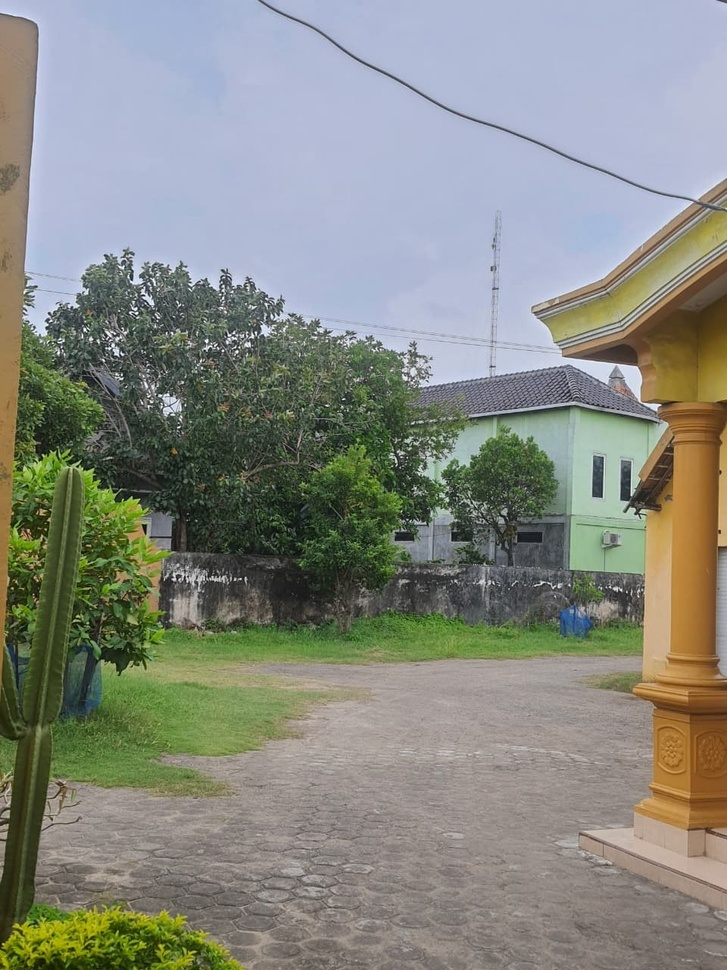
#> input picture dataset/original.jpg, 727 x 970 px, shrunk from 960 x 1280 before the run
$ python matching.py
#> lines starting #> are read from the running program, lines starting #| are printed output that depends on the picture
import cv2
import matplotlib.pyplot as plt

img1_color = cv2.imread("dataset/original.jpg")
#> img1_color is the input picture: shape (970, 727, 3); mean B, G, R 129, 137.4, 134.7
img2_color = cv2.imread("dataset/dark.jpg")
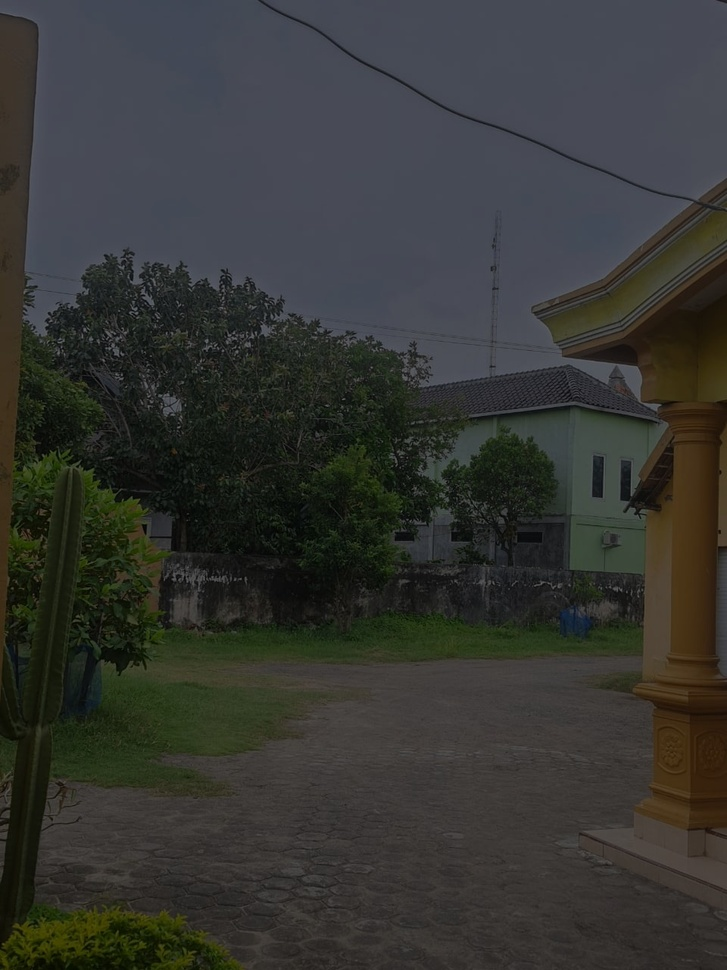
#> input picture dataset/dark.jpg, 727 x 970 px, shrunk from 960 x 1280 before the run
#> img2_color is the input picture: shape (970, 727, 3); mean B, G, R 51.1, 54.5, 53.5

img1 = cv2.cvtColor(img1_color, cv2.COLOR_BGR2GRAY)
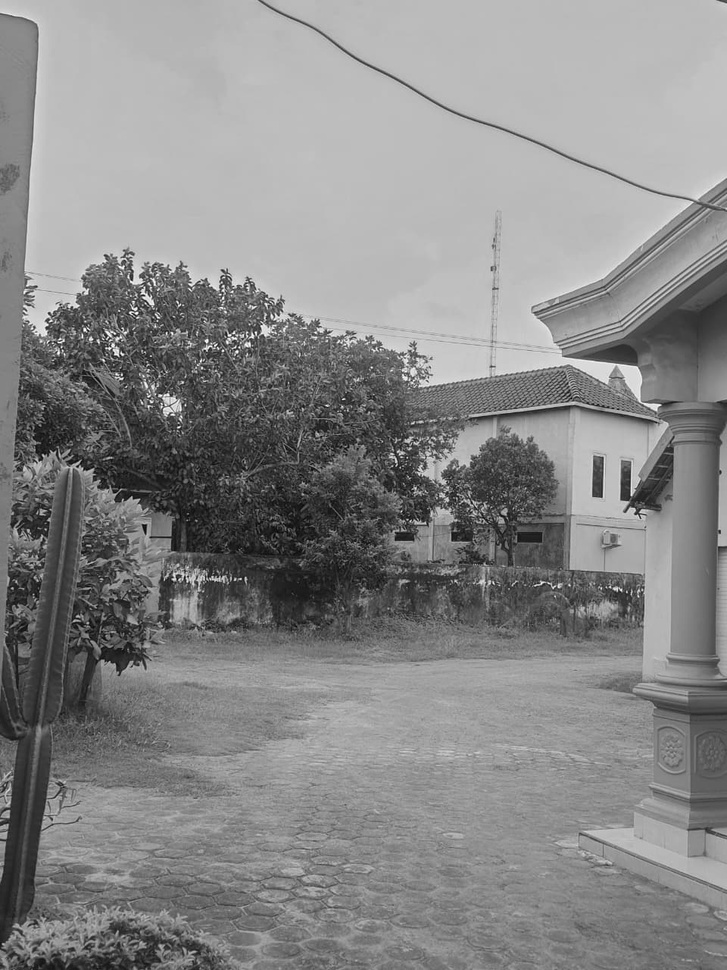
#> img1: shape (970, 727); min 1, max 255, mean 135.6
img2 = cv2.cvtColor(img2_color, cv2.COLOR_BGR2GRAY)
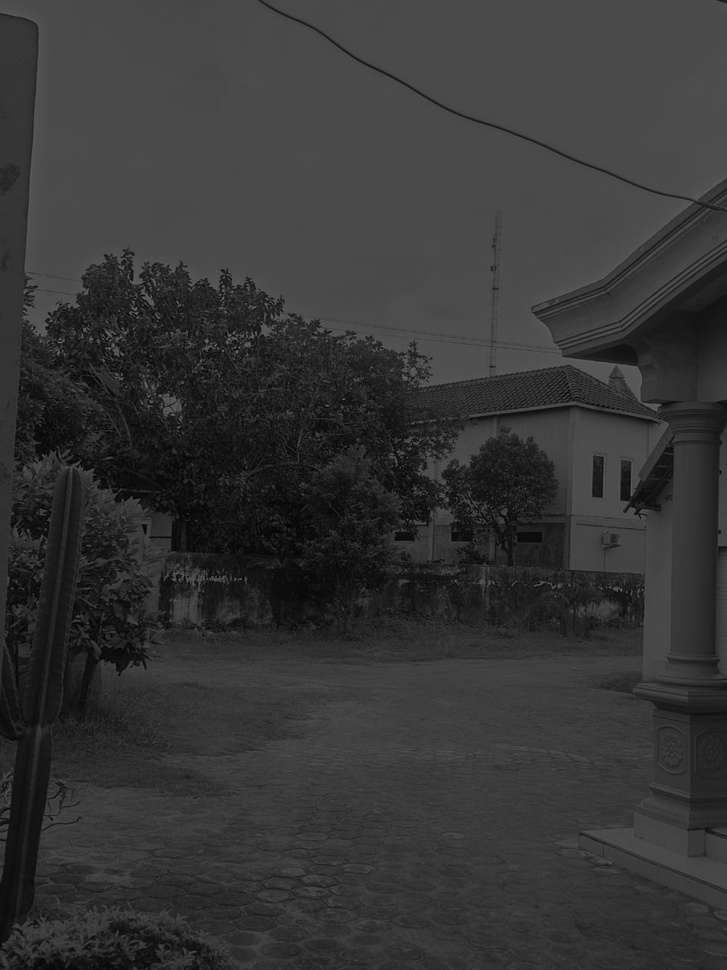
#> img2: shape (970, 727); min 0, max 109, mean 53.8

sift = cv2.SIFT_create()
kp1, des1 = sift.detectAndCompute(img1,None)
#> kp1 = 3793 keypoints; strongest (x, y, size): (137, 313, 1.8), (237, 352, 2), (85, 330, 2.1), (206, 341, 2.5)
kp2, des2 = sift.detectAndCompute(img2,None)
#> kp2 = 859 keypoints; strongest (x, y, size): (237, 352, 1.9), (136, 313, 1.8), (85, 330, 2.1), (207, 341, 2.5)

bf = cv2.BFMatcher()
matches = bf.knnMatch(des1,des2,k=2)
#> matches = 3793 matches

good = []
for m,n in matches:
    if m.distance < 0.75*n.distance:
        good.append(m)
#> after the loop, good = 705 matches

sift_match = cv2.drawMatches(img1_color,kp1,img2_color,kp2,good,None,flags=2)
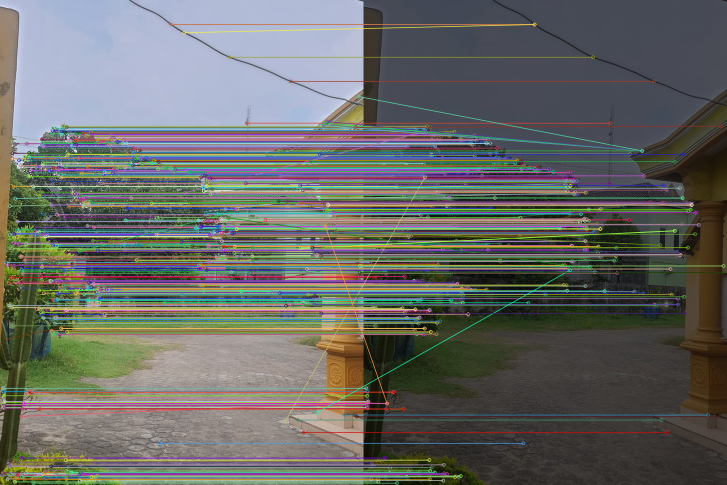
#> sift_match: shape (970, 1454, 3) (shown at 1/2 size); mean B, G, R 101.6, 105.2, 103.7

orb = cv2.ORB_create()
kp1, des1 = orb.detectAndCompute(img1,None)
#> kp1 = 500 keypoints; strongest (x, y, size): (136, 312, 31), (135, 308, 31), (143, 295, 31), (122, 354, 31)
kp2, des2 = orb.detectAndCompute(img2,None)
#> kp2 = 500 keypoints; strongest (x, y, size): (136, 312, 31), (144, 295, 31), (122, 354, 31), (136, 308, 31)

bf = cv2.BFMatcher(cv2.NORM_HAMMING, crossCheck=True)
matches = bf.match(des1,des2)
#> matches = 444 matches
matches = sorted(matches, key=lambda x:x.distance)

orb_match = cv2.drawMatches(img1_color,kp1,img2_color,kp2,matches[:50],None,flags=2)
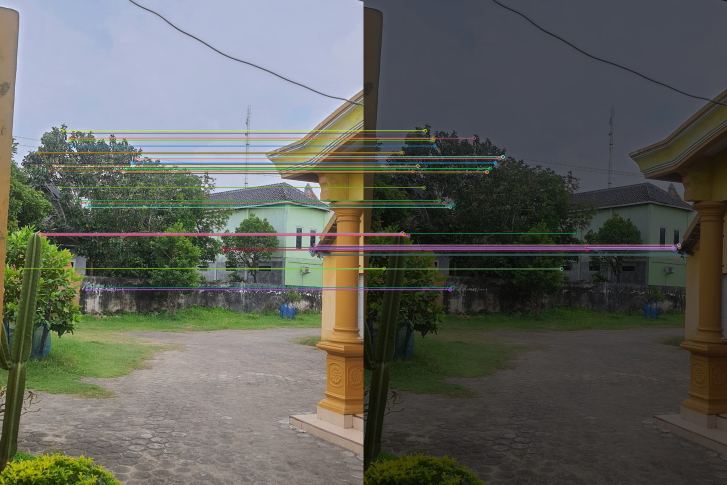
#> orb_match: shape (970, 1454, 3) (shown at 1/2 size); mean B, G, R 90.8, 96.9, 95.2

plt.figure(figsize=(12,6))

plt.subplot(2,1,1)
plt.title("SIFT Matching")
plt.imshow(cv2.cvtColor(sift_match, cv2.COLOR_BGR2RGB))
plt.axis("off")

plt.subplot(2,1,2)
plt.title("ORB Matching")
plt.imshow(cv2.cvtColor(orb_match, cv2.COLOR_BGR2RGB))
plt.axis("off")

plt.show()
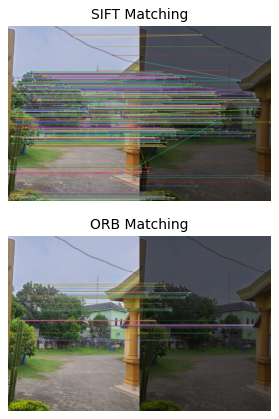
#> figure drawn by matplotlib, 2 panels
